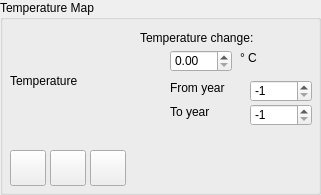
                <widget class="QGroupBox" name="groupBox_Temperature">
                 <property name="sizePolicy">
                  <sizepolicy hsizetype="Maximum" vsizetype="Preferred">
                   <horstretch>0</horstretch>
                   <verstretch>0</verstretch>
                  </sizepolicy>
                 </property>
                 <property name="minimumSize">
                  <size>
                   <width>320</width>
                   <height>0</height>
                  </size>
                 </property>
                 <property name="title">
                  <string>Temperature Map</string>
                 </property>
                 <widget class="QLabel" name="label_Image_Temperature">
                  <property name="geometry">
                   <rect>
                    <x>10</x>
                    <y>20</y>
                    <width>121</width>
                    <height>121</height>
                   </rect>
                  </property>
                  <property name="frameShape">
                   <enum>QFrame::Shape::NoFrame</enum>
                  </property>
                  <property name="midLineWidth">
                   <number>0</number>
                  </property>
                  <property name="text">
                   <string>Temperature</string>
                  </property>
                 </widget>
                 <widget class="QPushButton" name="pushButton_Env_Gen_Temperature">
                  <property name="geometry">
                   <rect>
                    <x>10</x>
                    <y>150</y>
                    <width>36</width>
                    <height>36</height>
                   </rect>
                  </property>
                  <property name="toolTip">
                   <string>Generate from terrain</string>
                  </property>
                  <property name="text">
                   <string/>
                  </property>
                  <property name="icon">
                   <iconset resource="resources.qrc">
                    <normaloff>:/Icons/Icons/Create.png</normaloff>:/Icons/Icons/Create.png</iconset>
                  </property>
                  <property name="iconSize">
                   <size>
                    <width>32</width>
                    <height>32</height>
                   </size>
                  </property>
                 </widget>
                 <widget class="QPushButton" name="pushButton_Env_Edit_Temperature">
                  <property name="geometry">
                   <rect>
                    <x>90</x>
                    <y>150</y>
                    <width>36</width>
                    <height>36</height>
                   </rect>
                  </property>
                  <property name="toolTip">
                   <string>Edit Temperature Map</string>
                  </property>
                  <property name="text">
                   <string/>
                  </property>
                  <property name="icon">
                   <iconset resource="resources.qrc">
                    <normaloff>:/Icons/Icons/Edit.png</normaloff>:/Icons/Icons/Edit.png</iconset>
                  </property>
                  <property name="iconSize">
                   <size>
                    <width>32</width>
                    <height>32</height>
                   </size>
                  </property>
                 </widget>
                 <widget class="QPushButton" name="pushButton_Env_Load_Temperature">
                  <property name="geometry">
                   <rect>
                    <x>50</x>
                    <y>150</y>
                    <width>36</width>
                    <height>36</height>
                   </rect>
                  </property>
                  <property name="toolTip">
                   <string>Load Sun Exposure map</string>
                  </property>
                  <property name="text">
                   <string/>
                  </property>
                  <property name="icon">
                   <iconset resource="resources.qrc">
                    <normaloff>:/Icons/Icons/Import.png</normaloff>:/Icons/Icons/Import.png</iconset>
                  </property>
                  <property name="iconSize">
                   <size>
                    <width>32</width>
                    <height>32</height>
                   </size>
                  </property>
                 </widget>
                 <widget class="QLabel" name="label_69">
                  <property name="geometry">
                   <rect>
                    <x>140</x>
                    <y>30</y>
                    <width>121</width>
                    <height>16</height>
                   </rect>
                  </property>
                  <property name="text">
                   <string>Temperature change:</string>
                  </property>
                 </widget>
                 <widget class="QLabel" name="label_72">
                  <property name="geometry">
                   <rect>
                    <x>170</x>
                    <y>104</y>
                    <width>41</width>
                    <height>16</height>
                   </rect>
                  </property>
                  <property name="text">
                   <string>To year</string>
                  </property>
                 </widget>
                 <widget class="QSpinBox" name="climate_end">
                  <property name="geometry">
                   <rect>
                    <x>250</x>
                    <y>104</y>
                    <width>62</width>
                    <height>22</height>
                   </rect>
                  </property>
                  <property name="minimum">
                   <number>-1</number>
                  </property>
                  <property name="maximum">
                   <number>1000</number>
                  </property>
                  <property name="value">
                   <number>-1</number>
                  </property>
                 </widget>
                 <widget class="QDoubleSpinBox" name="climate_temp">
                  <property name="geometry">
                   <rect>
                    <x>170</x>
                    <y>50</y>
                    <width>62</width>
                    <height>22</height>
                   </rect>
                  </property>
                 </widget>
                 <widget class="QLabel" name="label_71">
                  <property name="geometry">
                   <rect>
                    <x>170</x>
                    <y>80</y>
                    <width>61</width>
                    <height>16</height>
                   </rect>
                  </property>
                  <property name="text">
                   <string>From year</string>
                  </property>
                 </widget>
                 <widget class="QSpinBox" name="climate_start">
                  <property name="geometry">
                   <rect>
                    <x>250</x>
                    <y>80</y>
                    <width>62</width>
                    <height>22</height>
                   </rect>
                  </property>
                  <property name="minimum">
                   <number>-1</number>
                  </property>
                  <property name="maximum">
                   <number>1000</number>
                  </property>
                  <property name="value">
                   <number>-1</number>
                  </property>
                 </widget>
                 <widget class="QLabel" name="label_92">
                  <property name="geometry">
                   <rect>
                    <x>240</x>
                    <y>50</y>
                    <width>31</width>
                    <height>16</height>
                   </rect>
                  </property>
                  <property name="text">
                   <string>° C</string>
                  </property>
                 </widget>
                </widget>
